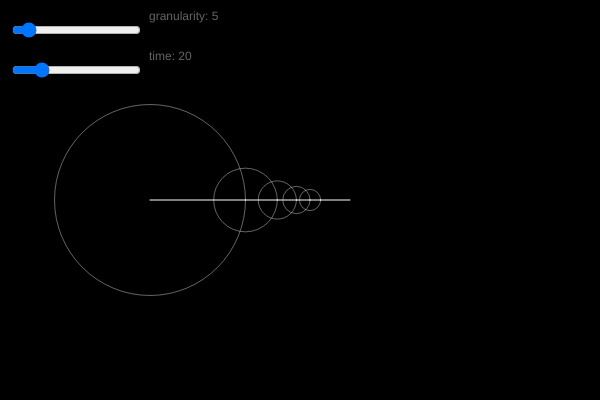
Frame 1 (no input)
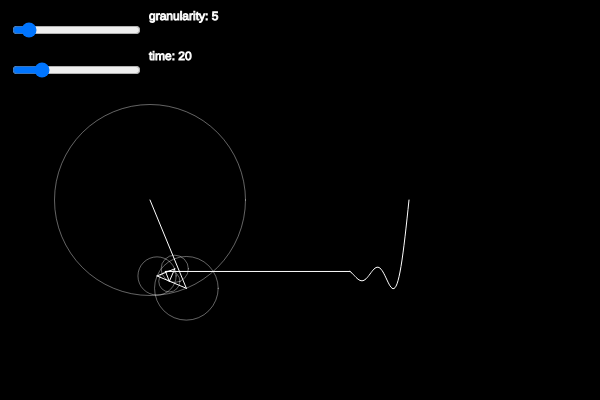
Frame 60 (no input)
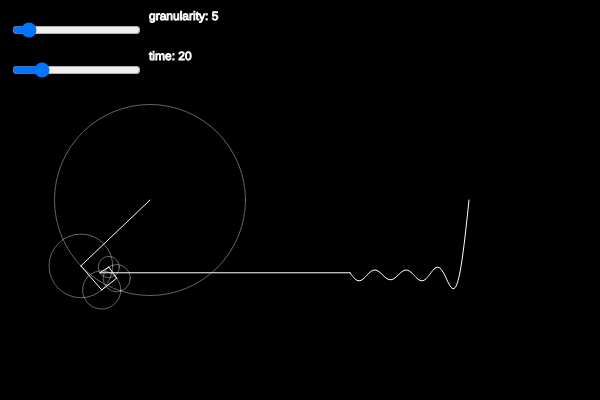
Frame 120 (the mouse pressed at the canvas centre since frame 60)

The p5.js sketch that drew these frames (run headless with seeded random() and noise() and a simulated clock; from frame 60 on, the mouse is pressed at the canvas centre):

// p5.js sketch
// ── sketch.js
// Fourier Series
// Daniel Shiffman
// https://thecodingtrain.com/CodingChallenges/125-fourier-series.html
// https://youtu.be/Mm2eYfj0SgA
// https://editor.p5js.org/codingtrain/sketches/SJ02W1OgV

let time = 0;
let wave = [];

let slider, timeSlider;

function setup() {
  createCanvas(600, 400);

  slider = createSlider(1, 50, 5);
  slider.position (10, 20);
  
  timeSlider = createSlider(1, 100, 20);
  timeSlider.position (10, 60);


}

function draw() {
  background(0);

  fill(255, 100);
  text('granularity: '+slider.value() , slider.x * 2 + slider.width, slider.y);
  text('time: '+timeSlider.value(), timeSlider.x * 2 + timeSlider.width, timeSlider.y);

  translate(150, 200);

  let x = 0;
  let y = 0;

  for (let i = 0; i < slider.value(); i++) {
    let prevx = x;
    let prevy = y;

    let n = i * 2 + 1;
    let radius = 75 * (4 / (n * PI));
    x += radius * cos(n * time);
    y += radius * sin(n * time);

    stroke(255, 100);
    noFill();
    ellipse(prevx, prevy, radius * 2);

    //fill(255);
    stroke(255);
    line(prevx, prevy, x, y);
    //ellipse(x, y, 8);
  }
  wave.unshift(y);


  translate(200, 0);
  line(x - 200, y, 0, wave[0]);
  beginShape();
  noFill();
  for (let i = 0; i < wave.length; i++) {
    vertex(i, wave[i]);
  }
  endShape();

  time += ( timeSlider.value()/1000 );

  if (wave.length > 250) {
    wave.pop();
  }
}
